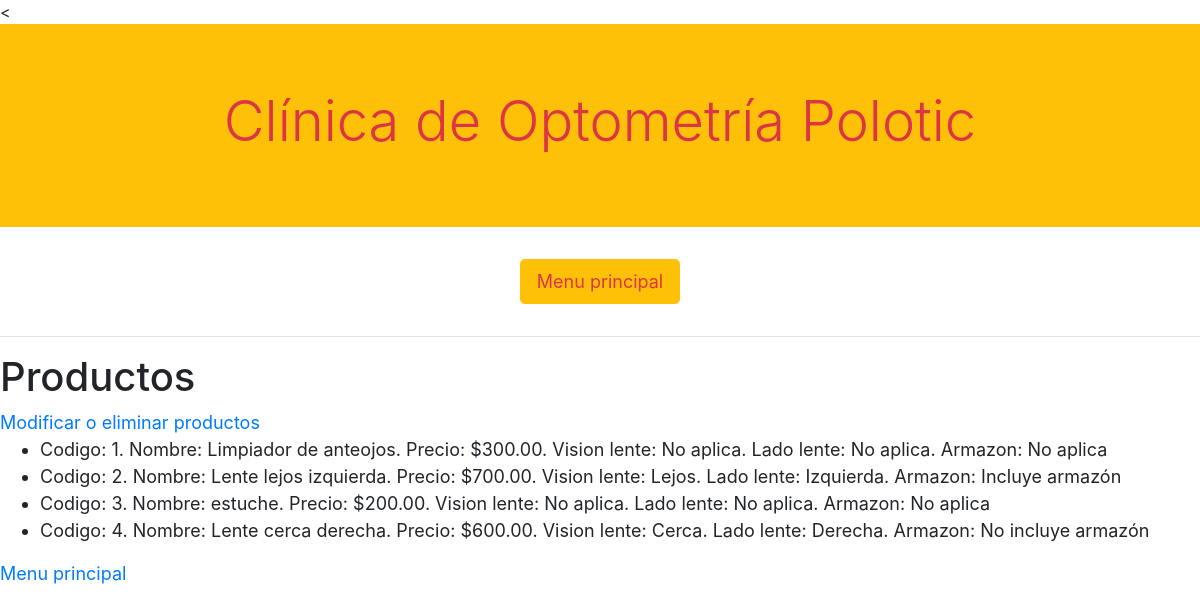
/productos, run on an earlier commit of the app's database.
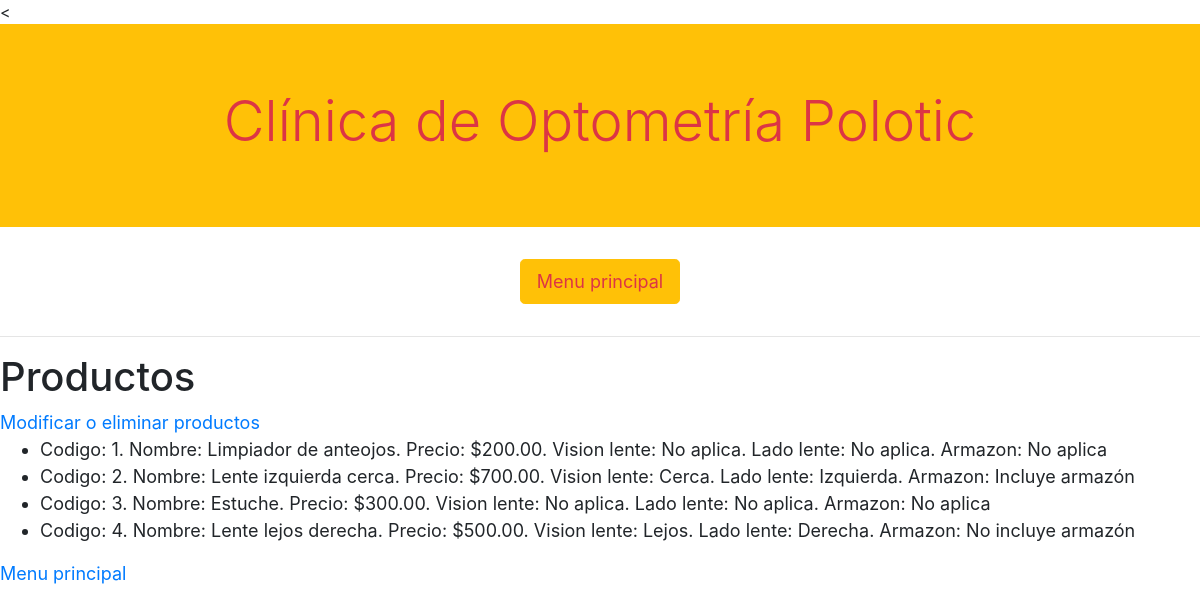
And on a later commit of the database.
### clinica/models.py (models this page shows, shortened)
class Producto(models.Model):
    nombre_producto = models.CharField(max_length=64)
    precio = models.DecimalField(decimal_places=2, max_digits=5)
    lejos_cerca = models.ForeignKey(LejosCerca, on_delete=models.RESTRICT, related_name="lejos_o_cerca")
    izquierda_derecha = models.ForeignKey(IzquierdaDerecha, on_delete=models.RESTRICT, related_name="izquierda_o_derecha")
    armazon = models.ForeignKey(Armazon, on_delete=models.RESTRICT, related_name="incluye_armazon")

class LejosCerca(models.Model):
    lejos_cerca = models.CharField(max_length=64)
    def __str__(self):
        return f" {self.lejos_cerca}"

class IzquierdaDerecha(models.Model):
    izquierda_derecha = models.CharField(max_length=64)
    def __str__(self):
        return f" {self.izquierda_derecha}"

class Armazon(models.Model):
    armazon = models.CharField(max_length=64)
    def __str__(self):
        return f" {self.armazon}"

### clinica/views.py (the view)
# urls.py: path("productos", views.productos, name = "productos"),
def productos(request):
    return render(request,"clinica/productos.html", {
        "titulo": "Productos",
        "productos": Producto.objects.all()
        })

### clinica/templates/clinica/productos.html
{% extends "clinica/layout.html" %}
{% block body %}
<h1>{{titulo}}</h1>
<a href="{% url 'admin:index' %}">Modificar o eliminar productos</a>
<ul>
{% for producto in productos %}
<li>Codigo: {{producto.id}}. Nombre: {{producto.nombre_producto}}. Precio: ${{producto.precio}}. Vision lente: {{producto.lejos_cerca}}. Lado lente: {{producto.izquierda_derecha}}. Armazon: {{producto.armazon}}</li>
{% endfor %}
</ul>
<a href="{% url 'usuarios:index' %}">Menu principal</a>
{% endblock %}

What changed in the data, as far as the page shows it:
changed Producto "Limpiador de anteojos": precio "300.00" → "200.00"
changed Producto "Izquierda": nombre_producto "Lente lejos izquierda" → "Lente izquierda cerca"; lejos_cerca "Lejos" → "Cerca"
changed Producto id 3: nombre_producto "estuche" → "Estuche"; precio "200.00" → "300.00"
changed Producto "Derecha": nombre_producto "Lente cerca derecha" → "Lente lejos derecha"; precio "600.00" → "500.00"; lejos_cerca "Cerca" → "Lejos"
